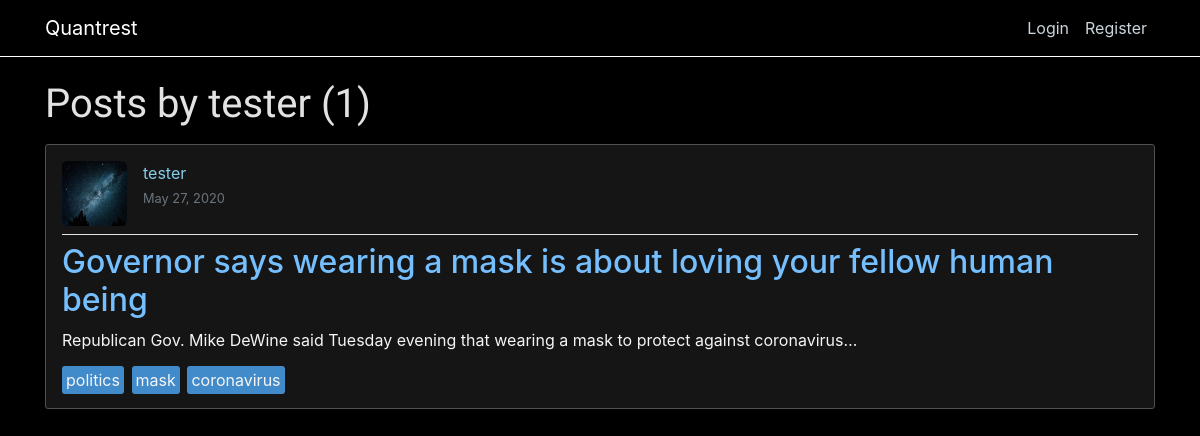
The page /user/tester/ on the database its author committed.
### blog/models.py (models this page shows, shortened)
class Post(models.Model):
    title = models.CharField(max_length=100)
    content = models.TextField()
    date_posted = models.DateTimeField(default=timezone.now)
    author = models.ForeignKey(User, on_delete=models.CASCADE)
    tags = models.ManyToManyField(Tag)
    likes = models.IntegerField(default=0)

class Tag(models.Model):
    name = models.CharField(max_length=100)

### users/models.py (models this page shows, shortened)
class Profile(models.Model):
    user = models.OneToOneField(User, on_delete=models.CASCADE)
    image = models.ImageField(default='default.jpg', upload_to='profile_pics')

### blog/views.py (the view)
# urls.py: path('user/<str:username>/', UserPostListView.as_view(), name="user-posts"),
class UserPostListView(ListView):
    model = Post
    template_name = 'blog/user_posts.html'
    context_object_name = 'posts'
    paginate_by = 5
    def get_queryset(self):
        user = get_object_or_404(User, username=self.kwargs.get('username'))
        return Post.objects.filter(author=user).order_by('-date_posted')

### blog/templates/blog/user_posts.html (shortened to what this page needs)
{% extends 'blog/base.html' %}
{% load static %}
{% block content %}
  <h1 class="mb-3">Posts by {{ view.kwargs.username }} ({{ page_obj.paginator.count }})</h1>
  {% for post in posts %}
    {% include 'blog/posts.html' %}
  {% endfor %}
{% endblock content %}

### blog/templates/blog/posts.html (shortened to what this page needs)
<article class="media content-section">
  <div class="media-body">
    <div class="article-metadata">
      <img class="article-img" src="{{ post.author.profile.image.url }}" />
      <div>
        <a class="mr-2" href="{% url 'user-posts' post.author.username %}">
          {{ post.author }}
        </a>
        <br />
        <small class="text-muted">{{ post.date_posted|date:'F d, Y' }}</small>
      </div>
    </div>
    <h2>
      <a class="article-title" href="{% url 'post-detail' post.id %}">{{ post.title }}</a>
    </h2>
    <p class="article-content">{{ post.content|truncatechars_html:100 }}</p>
    <div>
      {% for tag in post.tags.all %}
      <a href="{% url 'tag-posts' tag.name %}" class="article-tags">{{ tag.name }}</a>
      {% endfor %}
    </div>
  </div>
</article>

### blog/static/blog/main.css (style rules this page uses)
body { background: black; color: whitesmoke; margin-top: 5rem; }
h1, h2, h3, h4, h5, h6 { color: #e2e2e2; }
h1 { font-family: "Satisfy", cursive; }
.content-section { background: #151515; padding: 1em; border: 1px solid #505050; border-radius: 3px; margin-bottom: 2em; }
.article-title { color: #75bfff; }
.article-img { height: 65px; width: 65px; margin-right: 1em; border-radius: 5px; }
.article-metadata { display: flex; direction: row; padding-bottom: 0.5em; margin-bottom: 0.5em; border-bottom: 1px solid #e3e3e3; }
a { color: skyblue; }
a.article-tags { background-color: #428bca; color: whitesmoke; padding: 0.25em; margin-inline-end: 0.2em; text-align: center; border-radius: 3px; }
.article-content { white-space: pre-line; }
p { text-align: justify; }

### rows shown on the page
Post: author.profile.image (placeholder picture), author "tester", date_posted "May 27, 2020", title "Governor says wearing a mask is about loving your fellow human being", content "Republican Gov. Mike DeWine said Tuesday evening that wearing a mask to protect against coronavirus…"
Tag: name "politics"
Tag: name "mask"
Tag: name "coronavirus"

### other values the page prints
{{ view.kwargs.username }} "tester"
{{ page_obj.paginator.count }} "1"
